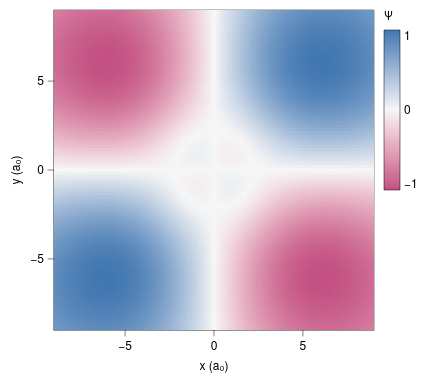

Here is the Vega-Lite specification saved for this chart:
### Vega-Lite specification from a JSON file in a GitHub repository (floating-point values rounded to 4 significant figures; data arrays with more than 128 entries replaced by an {"elided": "..."} marker saying what was removed)
{"background": null, "config": {"arc": {"fill": "#DBDBDB", "fillOpacity": 1.0, "innerRadius": 40.0, "padAngle": 0.03, "stroke": "black", "strokeOpacity": 1, "strokeWidth": 0.25}, "area": {"fill": "#DBDBDB", "fillOpacity": 1.0, "stroke": "black", "strokeOpacity": 1, "strokeWidth": 0.25}, "axis": {"domain": true, "domainCap": "round", "domainColor": "black", "domainWidth": 0.25, "grid": false, "gridCap": "round", "gridColor": "#F1F1F1", "gridDash": [0, 0], "gridOpacity": 1.0, "gridWidth": 0.25, "labelColor": "black", "labelFont": "Helvetica Neue, HelveticaNeue, Helvetica, Arial, sans-serif", "labelFontSize": 6, "labelFontStyle": "normal", "labelFontWeight": 400, "offset": 0, "ticks": true, "tickCap": "round", "tickColor": "black", "tickRound": false, "tickSize": 3, "tickWidth": 0.25, "titleColor": "black", "titleFont": "Helvetica Neue, HelveticaNeue, Helvetica, Arial, sans-serif", "titleFontSize": 6, "titleFontStyle": "normal", "titleFontWeight": 400}, "axisX": {"domain": true, "labelAlign": "center", "labelAngle": 0, "labels": true, "ticks": true, "translate": 0}, "axisY": {"domain": true, "labelAlign": "right", "labelAngle": 0, "labels": true, "ticks": true, "translate": 0}, "axisRight": {"domain": true, "labelAlign": "left", "labelAngle": 0, "labels": true, "ticks": true, "translate": 0}, "axisTop": {"domain": true, "labelAlign": "center", "labelAngle": 0, "labels": true, "ticks": true, "translate": 0}, "axisBand": {"tickOffset": 0}, "bar": {"fill": "#DBDBDB", "fillOpacity": 1.0, "stroke": "black", "strokeOpacity": 1, "strokeWidth": 0.25}, "boxplot": {"size": 14.4, "ticks": {"cornerRadius": 0.25, "fill": "black", "opacity": 1, "size": 7.2, "thickness": 0.25}, "box": {"fillOpacity": 1.0, "stroke": "black", "strokeOpacity": 1, "strokeWidth": 0.25}, "median": {"cornerRadius": 0, "fill": "black", "fillOpacity": 1.0, "opacity": 1, "size": 14.4, "thickness": 0.25}, "rule": {"fill": "black", "fillOpacity": 1.0, "size": 16.0, "stroke": "black", "strokeDash": [0, 0], "strokeOpacity": 1, "strokeWidth": 0.25}, "outliers": {"color": "black", "fill": "black", "fillOpacity": 1.0, "size": 0, "stroke": "black", "strokeOpacity": 1, "strokeWidth": 0.25}}, "circle": {"fill": "black", "fillOpacity": 1.0, "size": 2.0, "stroke": null, "strokeOpacity": 1, "strokeWidth": 0.25}, "errorband": {"band": {"fillOpacity": 0.6, "stroke": null, "strokeWidth": 0.25, "strokeOpacity": 1}, "borders": {"opacity": 0, "strokeOpacity": 1, "strokeWidth": 0.25}}, "errorbar": {"opacity": 1, "rule": {"strokeDash": [0, 0], "strokeWidth": 0.25}, "ticks": {"color": "black", "cornerRadius": 0.125, "opacity": 1, "size": 9.6, "thickness": 0.25}, "thickness": 0.25}, "font": "Helvetica Neue, HelveticaNeue, Helvetica, Arial, sans-serif", "geoshape": {"fill": "#DBDBDB", "fillOpacity": 1.0, "stroke": "black", "strokeOpacity": 1, "strokeWidth": 0.25}, "header": {"labelColor": "black", "labelFont": "Helvetica Neue, HelveticaNeue, Helvetica, Arial, sans-serif", "labelFontSize": 6, "labelFontStyle": "normal", "labelFontWeight": 400, "titleColor": "black", "titleFont": "Helvetica Neue, HelveticaNeue, Helvetica, Arial, sans-serif", "titleFontSize": 6, "titleFontStyle": "normal", "titleFontWeight": 400, "titlePadding": 0}, "legend": {"disable": false, "offset": 4.5, "titlePadding": 4, "labelOffset": 2, "gradientLabelOffset": 2, "columnPadding": 4, "rowPadding": 2, "gradientLength": 80.0, "gradientThickness": 8.0, "gradientOpacity": 1.0, "gradientStrokeColor": "black", "gradientStrokeWidth": 0.25, "labelColor": "black", "labelFont": "Helvetica Neue, HelveticaNeue, Helvetica, Arial, sans-serif", "labelFontSize": 6, "labelFontStyle": "normal", "labelFontWeight": 400, "strokeColor": "black", "strokeWidth": 0, "symbolSize": 36, "symbolStrokeColor": "black", "symbolStrokeWidth": 0.25, "titleColor": "black", "titleFont": "Helvetica Neue, HelveticaNeue, Helvetica, Arial, sans-serif", "titleFontSize": 6, "titleFontStyle": "normal", "titleFontWeight": 400}, "line": {"color": "black", "stroke": "black", "strokeCap": "butt", "strokeDash": [0, 0], "strokeOpacity": 1, "strokeWidth": 0.5}, "point": {"filled": true, "fill": "#DBDBDB", "fillOpacity": 1.0, "size": 8.0, "stroke": "black", "strokeOpacity": 1, "strokeWidth": 0.25}, "range": {"category": ["#B2B2B2", "#4A7CD3", "#008542", "#664CAF", "#509F98", "#636363", "#284F93", "#005226", "#382864", "#285753"], "diverging": {"scheme": ["#C35082", "#CE6D94", "#D989A7", "#E2A4BA", "#EABFCE", "#F1DBE2", "#F6F6F6", "#D7E0EB", "#B9CBE0", "#9BB6D5", "#7DA1C9", "#5F8CBD", "#4177B1"]}, "heatmap": {"scheme": ["#440154", "#472270", "#433E82", "#38598C", "#2C728E", "#238A8D", "#24A086", "#39B578", "#5DC862", "#96D646", "#CAE02D", "#FDE724"]}, "ordinal": {"scheme": ["#F1F1F1", "#DBDBDB", "#C6C6C6", "#B2B2B2", "#9D9D9D", "#898989", "#767676", "#636363", "#515151", "#404040", "#2F2F2F", "#1F1F1F"]}, "ramp": {"scheme": ["#440154", "#472270", "#433E82", "#38598C", "#2C728E", "#238A8D", "#24A086", "#39B578", "#5DC862", "#96D646", "#CAE02D", "#FDE724"]}}, "rule": {"color": "black", "stroke": "black", "strokeCap": "round", "strokeDash": [2, 2], "strokeOpacity": 1, "strokeWidth": 0.25}, "scale": {"barBandPaddingInner": 0.1, "rectBandPaddingInner": 0, "tickBandPaddingInner": 0.1, "bandPaddingOuter": 0.1, "bandWithNestedOffsetPaddingInner": 0.2, "bandWithNestedOffsetPaddingOuter": 0.2, "offsetBandPaddingInner": 0, "offsetBandPaddingOuter": 0, "round": false}, "rect": {"fill": "#DBDBDB", "fillOpacity": 1.0, "stroke": "black", "strokeOpacity": 1, "strokeWidth": 0.25}, "square": {"fill": "#DBDBDB", "fillOpacity": 1.0, "size": 16.0, "stroke": "black", "strokeOpacity": 1, "strokeWidth": 0.25}, "text": {"color": "black", "font": "Helvetica Neue, HelveticaNeue, Helvetica, Arial, sans-serif", "fontSize": 6, "fontStyle": "normal", "fontWeight": 400}, "tick": {"color": "black", "cornerRadius": 0.125, "opacity": 1.0, "size": 14.4, "thickness": 0.25}, "title": {"anchor": "middle", "frame": "group", "color": "black", "font": "Helvetica Neue, HelveticaNeue, Helvetica, Arial, sans-serif", "fontSize": 6, "fontStyle": "normal", "fontWeight": 400, "subtitleColor": "black", "subtitleFont": "Helvetica Neue, HelveticaNeue, Helvetica, Arial, sans-serif", "subtitleFontSize": 6, "subtitleFontStyle": "normal", "subtitleFontWeight": 400}, "trail": {"color": "black", "opacity": 1, "size": 0.5}, "view": {"continuousWidth": 160, "continuousHeight": 160, "discreteWidth": 160, "discreteHeight": 160, "fill": null, "stroke": "black", "strokeWidth": 0.25}}, "data": {"name": "data-00b70823fc072153581706d4d4c0f356"}, "mark": {"type": "rect", "clip": true, "stroke": null}, "encoding": {"color": {"field": "psi", "scale": {"domainMid": 0}, "title": "Ψ", "type": "quantitative"}, "x": {"field": "x0", "scale": {"domain": [-9.0, 9.0], "nice": false}, "title": "x (a₀)", "type": "quantitative"}, "x2": {"field": "x1"}, "y": {"field": "y0", "scale": {"domain": [-9.0, 9.0], "nice": false}, "title": "y (a₀)", "type": "quantitative"}, "y2": {"field": "y1"}}, "$schema": "https://vega.github.io/schema/vega-lite/v6.4.1.json", "datasets": {"data-00b70823fc072153581706d4d4c0f356": {"elided": "9025 records"}}}
